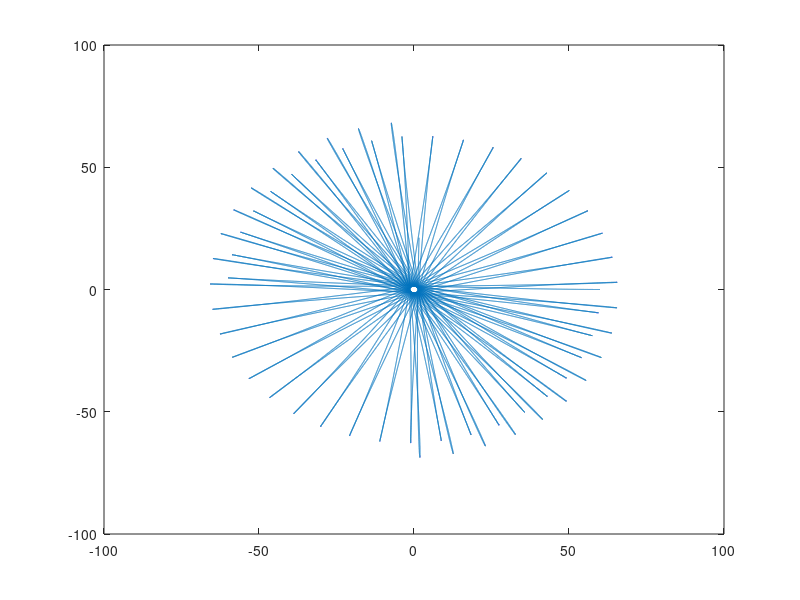
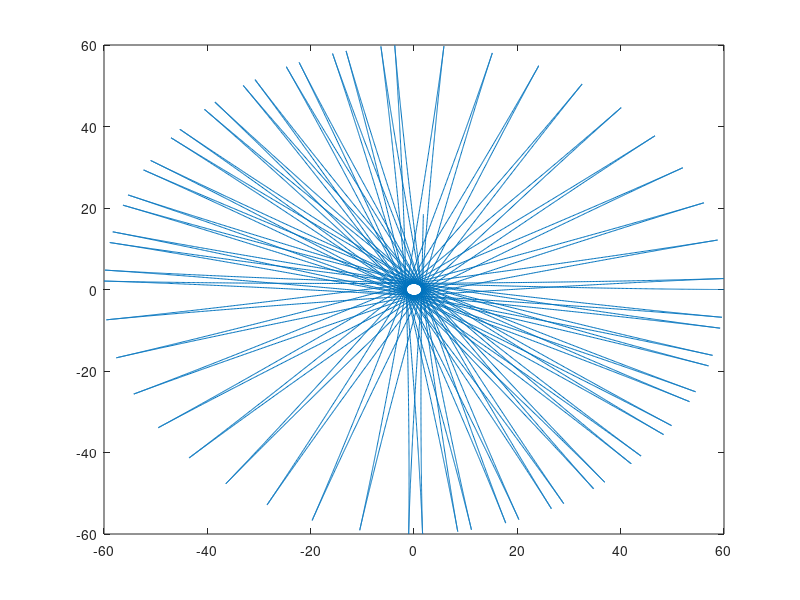

MATLAB code for these plots, in order:
clc
close all
clear

load("data2.mat")
load("data1.mat")

% x'' = a11*x' + a12*y' + a13*x + a14*y
% y'' = a21*x' + a22*y' + a23*x + a24*y

% X = [data2(:, 1)'; data2(:, 2)'];
% Z = [data2(:, 3), data2(:, 4), data2(:, 5), data2(:, 6)]';

% Rs = X*Z';
% Ps = Z*Z';
% A1 = Rs*inv(Ps);

% A = [a11 a12 a13 a14;
% a21 a22 a23 a24];

% x2_d = data1(:, 1);
% y2_d = data1(:, 2);

% x'' = a11*x' + a12*y' + a13*x + a14*y
% x2_p = A1(1, 1)*data1(:, 3) + A1(1, 2)*data1(:, 4) + A1(1, 3)*data1(:, 5) + A1(1, 4)*data1(:, 6);

% y'' = a21*x' + a22*y' + a23*x + a24*y
% y2_p = A1(2, 1)*data1(:, 3) + A1(2, 2)*data1(:, 4) + A1(2, 3)*data1(:, 5) + A1(2, 4)*data1(:, 6);

% mse_x = mean((x2_p - x2_d).^2);
% mse_y = mean((y2_p - y2_d).^2);
% mse_total = (mse_x + mse_y)/2;

% ================================================
% x'' = a11*x' + a12*y' + a13*x + a14*y + a15*x'.^2 + a16*y'.^2 
% + a17*x.^2 + a18*y.^2
% y'' = a21*x' + a22*y' + a23*x + a24*y + a25*x'.^2 + a26*y'.^2 
% + a17*x.^2 + a28*y.^2

X = [data2(:, 1)'; data2(:, 2)'];
Z = [data2(:, 3), data2(:, 4), data2(:, 5), data2(:, 6), ...
    data2(:, 3).^2, data2(:, 4).^2, data2(:, 5).^2, data2(:, 6).^2]';

Rs = X*Z';
Ps = Z*Z';
A1 = Rs*inv(Ps);

x2_d = data1(:, 1);
y2_d = data1(:, 2);

x2_p = A1(1, 1)*data1(:, 3) + A1(1, 2)*data1(:, 4) ...
    + A1(1, 3)*data1(:, 5) + A1(1, 4)*data1(:, 6) ...
    + A1(1, 5)*data1(:, 3).^2 + A1(1, 6)*data1(:, 4).^2 ...
    + A1(1, 7)*data1(:, 5).^2 + A1(1, 8)*data1(:, 6).^2;
y2_p = A1(2, 1)*data1(:, 3) + A1(2, 2)*data1(:, 4) ...
    + A1(2, 3)*data1(:, 5) + A1(2, 4)*data1(:, 6) ...
    + A1(2, 5)*data1(:, 3).^2 + A1(2, 6)*data1(:, 4).^2 ...
    + A1(2, 7)*data1(:, 5).^2 + A1(2, 8)*data1(:, 6).^2;

mse_x = mean((x2_p - x2_d).^2)
mse_y = mean((y2_p - y2_d).^2)
mse_total = (mse_x + mse_y)/2

% ===========================================
h = 2^-8;
t = 500;
T = h:h:t;

x1 = data1(1, 5);
x1p = data1(1, 3);

y1 = data1(1, 6);
y1p = data1(1, 4);

x1pp = A1(1, 1)*x1p + A1(1, 2)*y1p + A1(1, 3)*x1 + A1(1, 4)*y1;
y1pp = A1(2, 1)*x1p + A1(2, 2)*y1p + A1(2, 3)*x1 + A1(2, 4)*y1;

for i = h:h:t
    x1(end+1) = x1(end)+x1p(end)*h;
    y1(end+1) = y1(end)+y1p(end)*h;

    x1p(end+1) = x1p(end)+x1pp(end)*h;
    y1p(end+1) = y1p(end)+y1pp(end)*h;

    x1pp(end+1) = A1(1, 1)*x1p(end) + A1(1, 2)*y1p(end) + A1(1, 3)*x1(end) + A1(1, 4)*y1(end);
    y1pp(end+1) = A1(2, 1)*x1p(end)+ A1(2, 2)*y1p(end) + A1(2, 3)*x1(end) + A1(2, 4)*y1(end);
end

figure;
plot(x1, y1);
figure;
plot(data1(:, 5), data1(:, 6));
